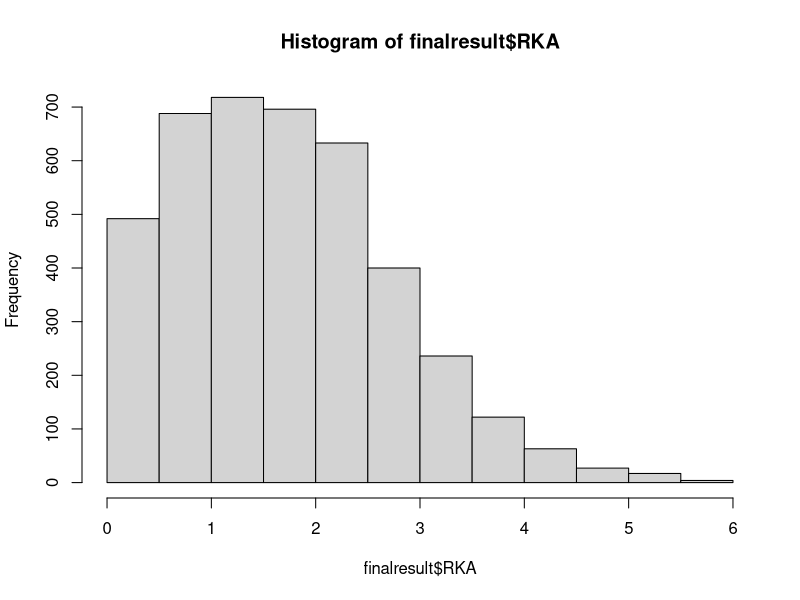
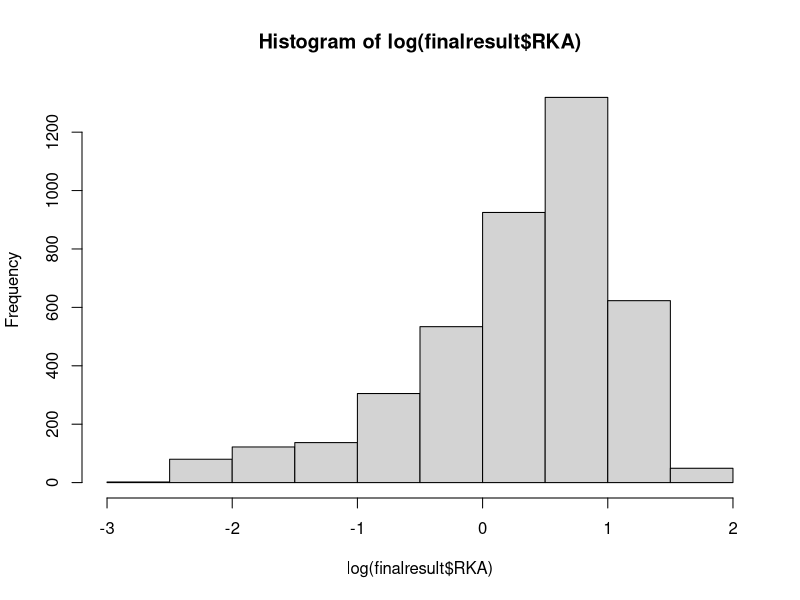

Write the R code that produced these figures, in order.
## ---- chunk 1
knitr::opts_chunk$set(echo = TRUE)
options(warn = -1)
## ---- chunk 2
#Data input
test.import <- read.csv('import_data.csv', header=T)
head(test.import)
## ---- chunk 3
test <- test.import[-(1:2),]
frac <- 1-as.numeric(test.import[1,2:5])
Enzyme <- as.numeric(test.import[2,2:5])
names(test)<-c("sequence","t0","t1","t2","t3")
#calculate the summation and mole fraction
sum <- apply(test[,2:5],2,sum)
test$ft0 <- test$t0/sum[1]
test$ft1 <- test$t1/sum[2]
test$ft2 <- test$t2/sum[3]
test$ft3 <- test$t3/sum[4]

#calculate the fraction of individual substrate
test$fr0 <- 1-test$ft0/test$ft0*frac[1]
test$fr1 <- 1-test$ft1/test$ft0*frac[2]
test$fr2 <- 1-test$ft2/test$ft0*frac[3]
test$fr3 <- 1-test$ft3/test$ft0*frac[4]

#convert negative to random small amount in test

for(i in 1:length(test[,1])){
  for(j in 10:13){
   if(test[i,j] < 0){
     test[i,j] <- abs(rnorm(1,0)/100)
   } 
  }
}
## ---- chunk 4
#fitting
test$K <- 0
start.values = list(K = 0.01)
## ---- chunk 5
for (i in 1:length(test[,1])){
  data.ft <- cbind(Enzyme,t(test[i,10:13]))
  data.ft <- data.frame(data.ft)
  names(data.ft) <- c("Enzyme","f")
  dirf <- nls( f ~ Enzyme/(Enzyme + K), data = data.ft, start = start.values)
  test$K[i] <- coef(dirf)
#Export final result  
finalresult <- test[,c("sequence","K")]
finalresult$KA <- 1/finalresult$K
finalresult$RKA <- finalresult$KA/finalresult$KA[3]
}
## ---- chunk 6
head(finalresult)
## ---- chunk 7
write.csv(finalresult,"output.csv")
## ---- chunk 8
hist(finalresult$RKA)
## ---- chunk 9
hist(log(finalresult$RKA))
